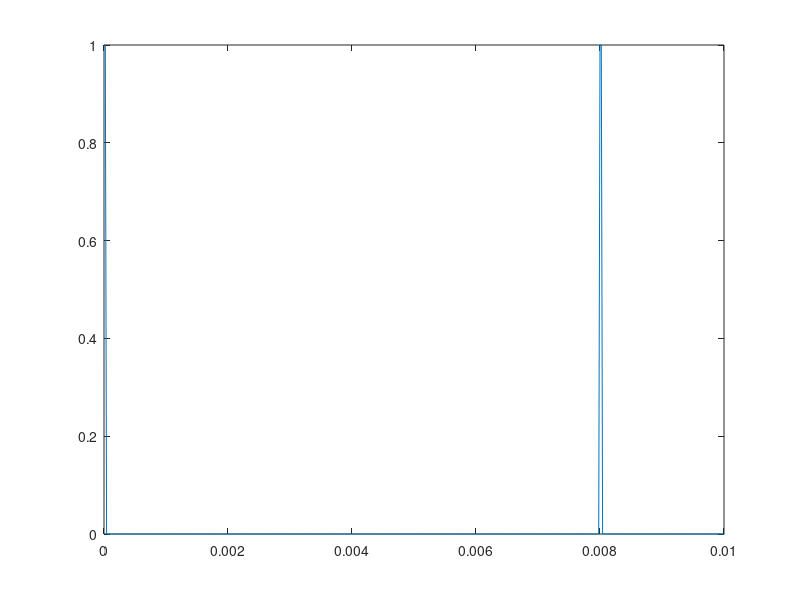
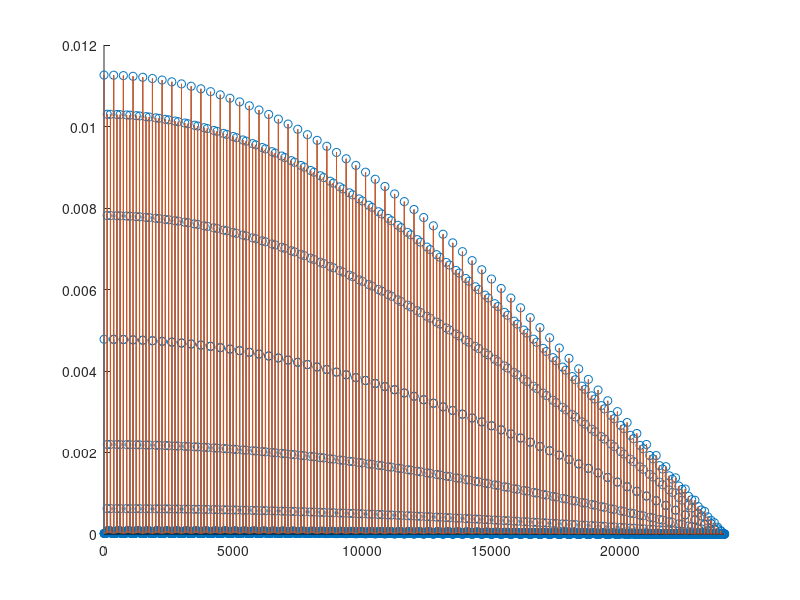

Recreate these plots in MATLAB, in order. (Note: this script raises an error after producing the figures.)
fc = 48000;
sinc = 1/fc;
winsize = 16384;
binsize = fc/winsize;

dur = 2;
t = [0:sinc:dur-sinc];
Tm = 0.008; %periodo della modulante
Fm = round((1/Tm)/binsize)*binsize;	%frequenza della modulante
msamples = round(Tm/sinc);
d_cycle = 1/8; %fa la spaziatura ogni 3
msampleHigh = 2;
squareTable = zeros(1,msamples);
squareTable(1:msampleHigh) = 1;
squareWav = zeros(size(t));
for k = 1:msamples:size(t,2)
	squareWav(k:k+msamples-1) = squareTable;
end

m = squareWav;	%modulante

figure(1)
plot(t,m)
axis([0 0.01])
print("campionamento.pdf", "-dpdf");

figure(2)

F = [0:binsize:fc-binsize];
h = hamming(winsize)';
mfft = fft(h.*m(1:winsize),winsize);
hold on 
stem(F,4*abs(mfft)/winsize);
plot(F,4*abs(mfft)/winsize);
axis([0 24000])
print("campionamento.pdf", "-dpdf");
hold off

wavwrite(p',fc,"campionamento.wav")